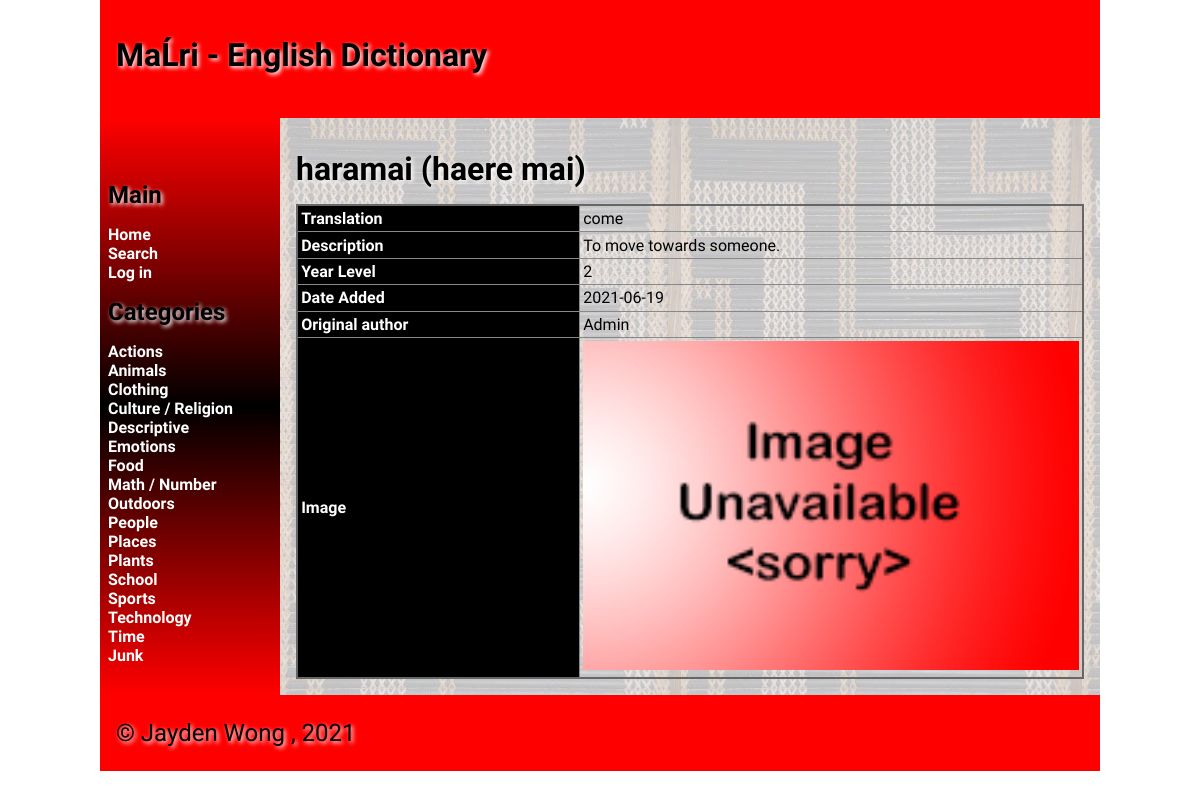
/2/2, run on the app's committed database.
### tables this page shows
CREATE TABLE "Categories"
(
	id integer
		constraint Categories_pk
			primary key autoincrement,
	topic varchar(20)
);

CREATE TABLE "Dictionary"
(
	id integer
		constraint dictionary_words_pk
			primary key autoincrement,
	english varchar(30),
	maori varchar(30),
	catID integer,
	description varchar(300),
	level tinyint(1),
	date date,
	author varchar(60),
	image char(30)
);

### app.py (the view, shortened to what this page needs)
@app.route('/<catID>/<id>', methods=['GET', 'POST'])
def render_word_info(catID, id):
    con = create_connection(db_file)
    query = "SELECT id, english, maori, catID, description, level, date, author, image FROM Dictionary WHERE id=?"
    cur = con.cursor()  # You need this line next
    cur.execute(query, (id,))  # this line actually executes the query
    word_info = cur.fetchall()  # puts the results into a list usable in python
    con.close()
    return render_template('word_info.html', info=word_info, topics=topic_list(), logged_in=is_logged_in())

### app.py (called while the page is built)
def create_connection(db_file):
    try:
        connection = sqlite3.connect(db_file)
        return connection
    except Error as e:
        print(e)
    return None

def is_logged_in():
    if session.get("email") is None:
        return False
    else:
        return True

def topic_list():
    con = create_connection(db_file)
    query = "SELECT id, topic FROM Categories"
    cur = con.cursor()
    cur.execute(query)
    topic_list = cur.fetchall()
    con.close()
    return topic_list

### templates/word_info.html (shortened to what this page needs)
{% extends 'base.html' %}
{% block heading %}MaĹri - English Dictionary{% endblock %}
{% block main %}
 <div id="dictionary_categories">
 {% for Dictionary in info %}
    <h1> {{ Dictionary[2] }} </h1>
    <table>
        <tr>
            <th> Translation </th>
            <td> {{ Dictionary[1] }} </td>
        </tr>
        <tr>
            <th> Description </th>
            <td> {{ Dictionary[4] }} </td>
        </tr>
        <tr>
            <th> Year Level </th>
            <td> {{ Dictionary[5] }} </td>
        </tr>
        <tr>
            <th> Date Added </th>
            <td> {{ Dictionary[6] }} </td>
        </tr>
        <tr>
            <th> Original author </th>
            <td> {{ Dictionary[7] }} </td>
        </tr>
        <tr>
            <th> Image </th>
            <td><img src="/static/images/{{ Dictionary[8] }}"></td>
        </tr>
    </table>
 {% endfor %}
 </div>
{% endblock %}

### templates/base.html (shortened to what this page needs)
<!doctype html>
<html lang="en">
<head>
	<link href="{{ url_for('static', filename='css/style.css') }}" rel="stylesheet">
</head>
<body>
	<div id="container">
		<header>
			<h1>{% block heading %}{% endblock %}</h1>
		</header>
		<nav>
			<ul>
                <li>
                    <h1>Main</h1>
                    <a href="/">Home</a>
                    <a href="/search">Search</a>
                    {% if logged_in %}
                        <a href="/logout">Log out</a>
                    {% else %}
                        <a href="/login">Log in</a>
                    {% endif %}
                    <h1> Categories </h1>
                    {% for Categories in topics %}
                        <a href="/{{Categories[0]}}"> {{ Categories[1] }}</a>
                    {% endfor %}
                </li>
			</ul>
		</nav>
		<main>
            {% block main%}{% endblock %}
        </main>
		<footer>
			<p>
				&copy; Jayden Wong , 2021
			</p>
		</footer>
	</div>
</body>
</html>

### static/css/style.css (style rules this page uses)
* { font-family: Comfortaa, sans-serif; margin: 0; padding: 0; box-sizing: border-box; }
#container { display: grid; grid-template-columns: 75px auto; grid-template-areas: 'nav header' 'main main' 'footer footer'; }
header { grid-area: header; background-color: #f00; padding: 1rem; }
nav { grid-area: nav; }
main { grid-area: main; padding: 1rem; background-color: #edd; }
h1, h2, h3, h4 { padding: 1rem 0; font-family: 'Suez One', serif; color: #000; text-shadow: 2px 2px 4px #fff; }
p { padding: 0.5rem 0; }
a { display: inline-block; color: #222; font-weight: bolder; display: flex; flex-direction:row; align-items: center; }
img { width: 100%; }
table { width: 100%; border: 2px solid #666; border-collapse: collapse; }
th, td { border: 1px solid #888; padding: 0.2rem; text-align: left; }
th { background-color: #000; color: #fff; }
footer { grid-area: footer; padding: 1rem; background-color: #f00; }
footer p { color: #000; text-shadow: 2px 2px 4px #fff; font-size: 1.5rem; }
@media only screen and (min-width: 768px) { #container { grid-template-columns: 180px auto; grid-template-areas: 'header header' 'nav main' 'footer footer'; } }
@media only screen and (min-width: 768px) { nav { background: linear-gradient(180deg, rgba(255,0,0,1) 0%, rgba(0, 0, 0, 1) 50%, rgba(255,0,0,1) 100%); padding: 0.5rem; } }
@media only screen and (min-width: 768px) { nav ul { list-style: none; } }
@media only screen and (min-width: 768px) { nav li { padding: 0.2rem 0; } }
@media only screen and (min-width: 768px) { nav a { color: #fff; text-decoration: none; } }
@media only screen and (min-width: 768px) { main { background-image: url('/static/images/poutama.jpg'); } }
@media only screen and (min-width: 1000px) { #container { width: 1000px; margin: auto; } }

### data on the page
Categories: topic "Actions"
Categories: topic "Animals"
Categories: topic "Clothing"
Categories: topic "Culture / Religion"
Categories: topic "Descriptive"
Categories: topic "Emotions"
Categories: topic "Food"
Categories: topic "Math / Number"
Categories: topic "Outdoors"
Categories: topic "People"
Categories: topic "Places"
Categories: topic "Plants"
Categories: topic "School"
Categories: topic "Sports"
Categories: topic "Technology"
Categories: topic "Time"
Categories: topic "Junk"
Dictionary: maori "haramai (haere mai)", english "come", description "To move towards someone.", level "2", date "2021-06-19", author "Admin", image (placeholder picture)
